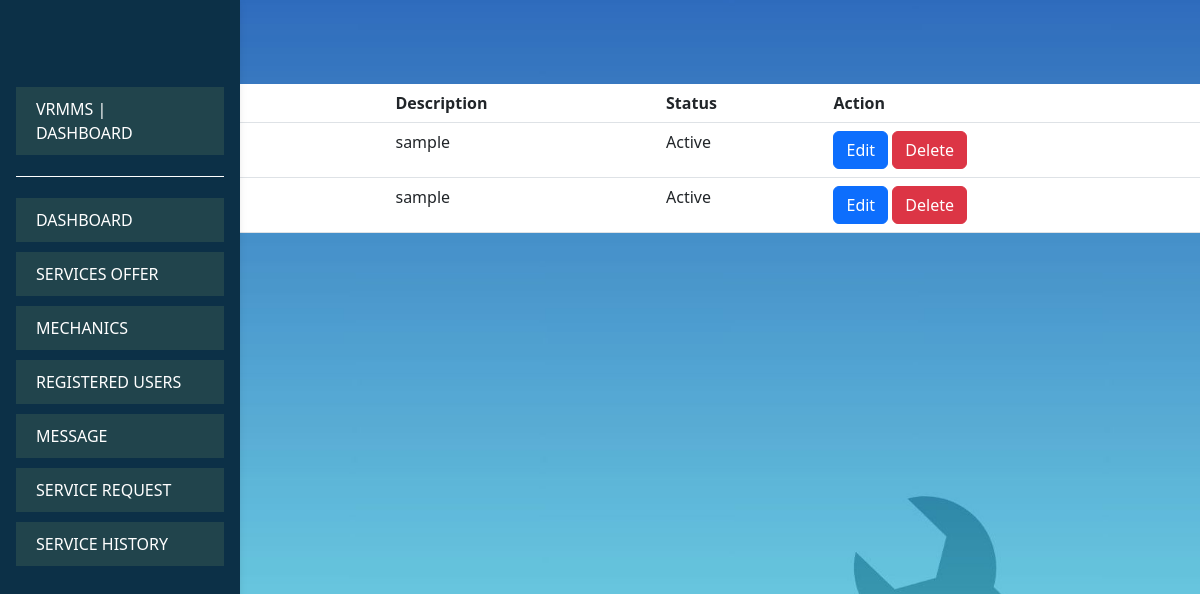
The page /Admin/Service_Offer.php on the database as committed earlier.
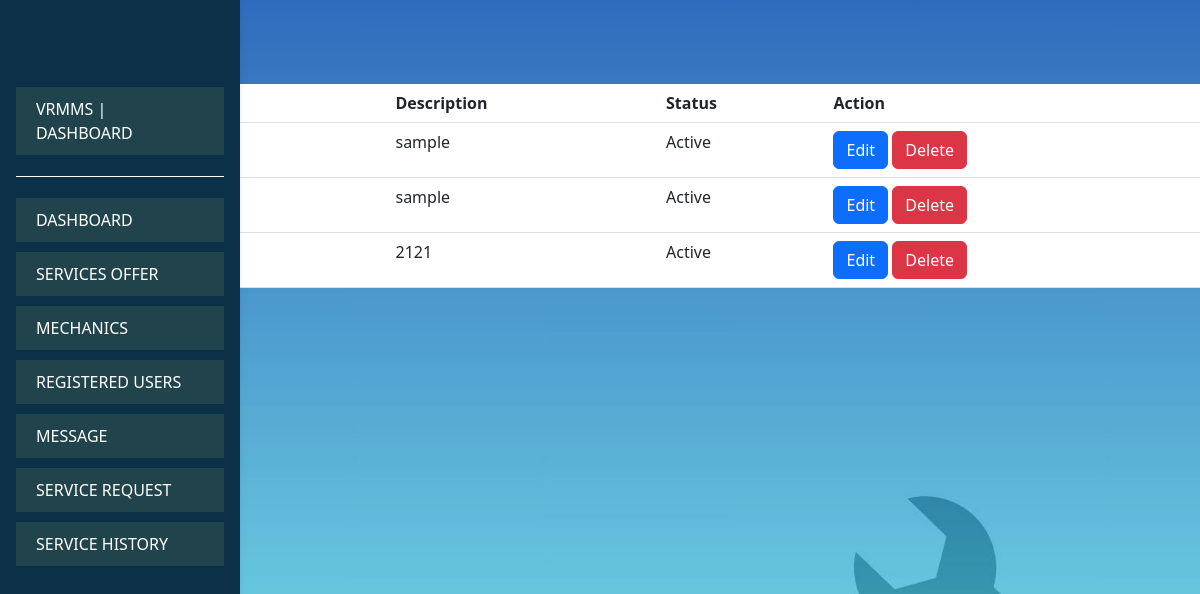
The same page on the database as committed later.
### tables this page shows
CREATE TABLE `services_offer` (
  `service_id` int(11) NOT NULL,
  `service_name` varchar(100) NOT NULL,
  `description` text NOT NULL,
  `type` varchar(20) NOT NULL,
  `status` varchar(20) NOT NULL
);

### Admin/Service_Offer.php (the view, shortened to what this page needs)
<?php
include('../connection.php');
echo '<h2>Service Offer</h2>';
echo '<a href="Service_Offer_Form.php" class="btn btn-success">Add Service</a>';
$sql = "SELECT * FROM services_offer";
$result = mysqli_query($con, $sql);
if (!$result) {
    echo "Error: " . mysqli_error($con);
} else {
    if (mysqli_num_rows($result) > 0) {
        echo '<table class="table">
                <thead>
                    <tr>
                        <th scope="col">#</th>
                        <th scope="col">Service Type</th>
                        <th scope="col">Description</th>
                        <th scope="col">Status</th>
                        <th scope="col">Action</th>
                    </tr>
                </thead>
                <tbody>';
        while ($row = mysqli_fetch_assoc($result)) {
            echo '<tr>
                    <td>' . $row['service_id'] . '</td>
                    <td>' . $row['type'] . '</td>
                    <td>' . $row['description'] . '</td>
                    <td>' . $row['status'] . '</td>
                    <td>
                    <a href="Service_Offer_Form.php?service_id=' . $row['service_id'] . '" class="btn btn-primary">Edit</a>
                    <a href="Delete_Service_Offer.php?service_id=' . $row['service_id'] . '" class="btn btn-danger">Delete</a>
                </td>
                  </tr>';
        }
        echo '</tbody></table>';
    } else {
        echo "No records found.";
    }
}
?>
<!DOCTYPE html>
<html lang="en">
<head>
     <link href="https://cdn.jsdelivr.net/npm/bootstrap@5.3.0/dist/css/bootstrap.min.css" rel="stylesheet"
>
     <link rel="stylesheet" href="../CSS/style.css">
     <link rel="stylesheet" href="../CSS/bg-style-a.css">
</head>
<body>
     <?php include "../common/admin-side-nav.php"?>
</body>
</html>

### common/admin-side-nav.php (shortened to what this page needs)
<nav id="main-navbar" class="navbar navbar-expand-lg navbar-white fixed-top">
</nav>
<nav id="sidebarMenu" class="sidebar">
     <div class="position-sticky">
          <div class="list-group list-group-flush mx-3 mt-4">
               <ul class="navbar-nav">
                    <li class="admin-text"><a href="" class="side-bar-link">VRMMS | DASHBOARD</a></li>
                    <hr style="color: white; opacity: 1;">
                    <li class="side-bar-link-section"><a href="Admin_Dashboard.php" class="side-bar-link">Dashboard</a></li>
                    <li class="side-bar-link-section"><a href="Service_Offer.php" class="side-bar-link">Services Offer</a></li>
                    <li class="side-bar-link-section"><a href="Mechanic.php" class="side-bar-link">Mechanics</a></li>
                    <li class="side-bar-link-section"><a href="Registered_Users.php" class="side-bar-link">Registered Users</a></li>
                    <li class="side-bar-link-section"><a href="" class="side-bar-link">Message</a></li>
                    <li class="side-bar-link-section"><a href="Service_Request.php" class="side-bar-link">Service Request</a></li>
                    <li class="side-bar-link-section"><a href="Service_History.php" class="side-bar-link">Service History</a></li>
               </ul>
          </div>
     </div>
</nav>

### CSS/bg-style-a.css (style rules this page uses)
body { background-image: url('../Assets/background-picture.jpg'); background-size: cover; background-repeat: no-repeat; background-attachment: fixed; }

### common/admin-side-nav.php (style rules this page uses)
.sidebar { position: fixed; top: 0; bottom: 0; left: 0; padding: 58px 0 0; box-shadow: 0 2px 5px 0 rgb(0 0 0 / 5%), 0 2px 10px 0 rgb(0 0 0 / 5%); width: 240px; z-index: 600; }
#sidebarMenu { background-color: color(srgb 0.0472 0.1883 0.2773); }
.side-bar-link { color: white !important; text-decoration: none !important; text-transform: uppercase; }
.side-bar-link-section, .admin-text { background-color: color(srgb 0.1294 0.2682 0.2997); padding: 10px 20px; margin: 5px 0px; }

Rows that differ between the two databases and show on the page:
added services_offer: description "2121", status "Active"
